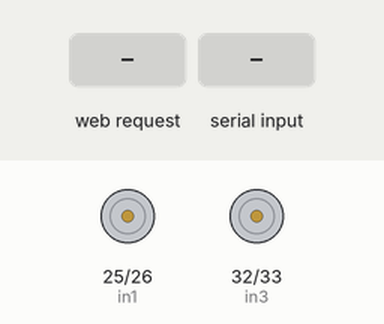
This program was run on a simulated ESP32. Shown: motor-driver pin pairs drawn as motors (green arrow = first pin HIGH = forward, orange = second pin HIGH = backward, longer = more drive). The test bench sets the inputs (shaded band). WiFi joins after 1.5 s; servers stay silent unless stated; what the program prints to the serial monitor is not drawn.

Above: at 2.7 s.
2.8 s: HTTP request GET /f received
At 3.3 s:
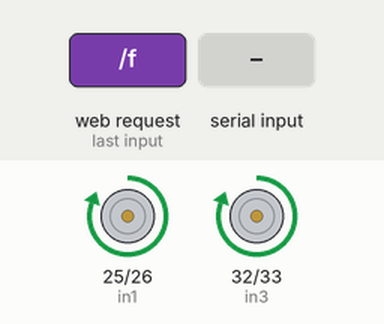
4.3 s: "b\n" received over Serial
At 5.5 s:
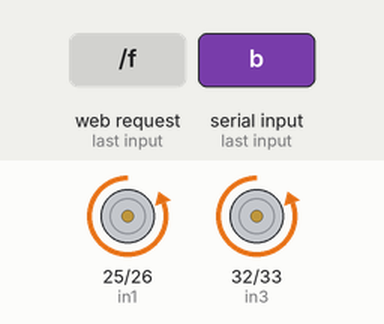
5.8 s: HTTP request GET /fl received
At 6.7 s:
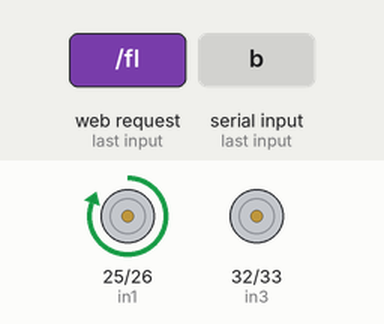
7.3 s: "fr\n" received over Serial
At 7.9 s:
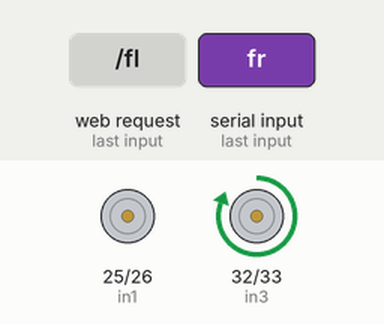
8.8 s: HTTP request GET /lb received
At 10.0 s:
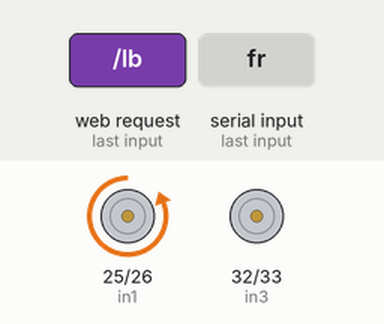
10.3 s: "br\n" received over Serial
At 11.3 s:
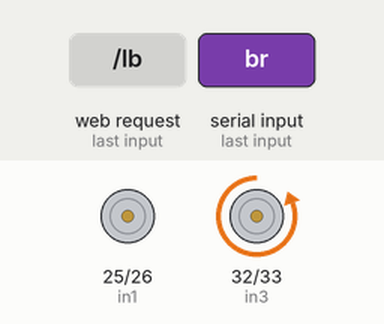
Timing chart, 0 to 12.8 s (numbered marks = the images above; inputs shaded):
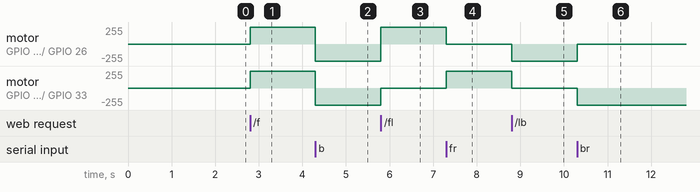

The program:

main.cpp
```cpp
#include <Arduino.h>
#include <WiFi.h>
#include <WebServer.h>

const char* ssid = WIFI_SSID;
const char* password = WIFI_PASSWORD;

WebServer server(80);

const char* htmlPage = R"rawliteral(
<!DOCTYPE html>
<html>
<head>
<title>ESP32 Car Control</title>
<style>
  body { text-align: center; font-family: Arial; margin-top: 50px; }
  .key { display: inline-block; padding: 20px; margin: 10px; background-color: #eee; border-radius: 5px; font-weight: bold; }
  .active { background-color: #ccc; }
</style>
<script>
  let currentKey = null;
  function sendCommand(cmd) {
    fetch('/' + cmd).catch(e => console.error(e));
  }
  document.addEventListener('keydown', function(event) {
    if (event.repeat) return;
    let cmd = null;
    let keyId = null;
    switch(event.key.toLowerCase()) {
      case 'w': cmd = 'f'; keyId = 'w'; break;
      case 'a': cmd = 'fl'; keyId = 'a'; break;
      case 's': cmd = 'b'; keyId = 's'; break;
      case 'd': cmd = 'fr'; keyId = 'd'; break;
      case 'q': cmd = 'lb'; keyId = 'q'; break;
      case 'e': cmd = 'rb'; keyId = 'e'; break;
    }
    if (cmd && currentKey !== cmd) {
      currentKey = cmd;
      sendCommand(cmd);
      if (keyId) document.getElementById('key-' + keyId).classList.add('active');
    }
  });
  document.addEventListener('keyup', function(event) {
    const key = event.key.toLowerCase();
    if (['w', 'a', 's', 'd', 'q', 'e'].includes(key)) {
      currentKey = null;
      sendCommand('s');
      if (document.getElementById('key-' + key)) {
        document.getElementById('key-' + key).classList.remove('active');
      }
    }
  });
</script>
</head>
<body>
  <h1>ESP32 Car Control</h1>
  <p>Use WASD to drive. Q for left-back, E for right-back.</p>
  <div>
    <div class="key" id="key-q">Q (Left Back)</div>
    <div class="key" id="key-w">W (Forward)</div>
    <div class="key" id="key-e">E (Right Back)</div><br>
    <div class="key" id="key-a">A (Left)</div>
    <div class="key" id="key-s">S (Backward)</div>
    <div class="key" id="key-d">D (Right)</div><br>
  </div>
</body>
</html>
)rawliteral";

// Motor A
int in1 = 25;
int in2 = 26;

// Motor B
int in3 = 32;
int in4 = 33;

// put function declarations here:
void forward();
void backward();
void forward_right();
void forward_left();
void backward_right();
void backward_left();
void stop();

void setup()
{
  // put your setup code here, to run once:
  pinMode(in1, OUTPUT);
  pinMode(in2, OUTPUT);
  pinMode(in3, OUTPUT);
  pinMode(in4, OUTPUT);

  Serial.begin(115200);

  // Connect to WiFi
  Serial.print("Connecting to WiFi");
  WiFi.begin(ssid, password);
  while (WiFi.status() != WL_CONNECTED) {
    delay(500);
    Serial.print(".");
  }
  Serial.println("\nWiFi connected.");
  Serial.print("IP address: ");
  Serial.println(WiFi.localIP());

  // Setup WebServer endpoints
  server.on("/", []() { server.send(200, "text/html", htmlPage); });
  server.on("/f", []() { forward(); server.send(200, "text/plain", "forward"); });
  server.on("/b", []() { backward(); server.send(200, "text/plain", "backward"); });
  server.on("/fl", []() { forward_left(); server.send(200, "text/plain", "forward left"); });
  server.on("/fr", []() { forward_right(); server.send(200, "text/plain", "forward right"); });
  server.on("/lb", []() { backward_left(); server.send(200, "text/plain", "left back"); });
  server.on("/rb", []() { backward_right(); server.send(200, "text/plain", "right back"); });
  server.on("/s", []() { stop(); server.send(200, "text/plain", "stop"); });

  server.begin();
}

void loop()
{
  // Handle web server requests
  server.handleClient();

  // put your main code here, to run repeatedly:
  if (Serial.available() > 0)
  {
    String data = Serial.readStringUntil('\n');
    data.trim();
    // Serial.println(data);

    // Forward & Backward
    if (data == "f")
    {
      forward();
    }
    else if (data == "b")
    {
      backward();
    }
    // Forward Turns
    else if (data == "fr")
    {
      forward_right();
    }
    else if (data == "fl")
    {
      forward_left();
    }
    // Backward Turns
    else if (data == "br")
    {
      backward_right();
    }
    else if (data == "bl")
    {
      backward_left();
    }
    // Full Stop
    else if (data == "s")
    {
      stop();
    }
    // Catch-all for unrecognized commands
    else
    {
      Serial.println("Invalid command. Use: f, b, fr, fl, br, bl, s");
    }
  }
}

// put function definitions here:
void forward()
{
  stop();
  digitalWrite(in1, HIGH);
  digitalWrite(in2, LOW);
  digitalWrite(in3, HIGH);
  digitalWrite(in4, LOW);
}

void backward()
{
  stop();
  digitalWrite(in1, LOW);
  digitalWrite(in2, HIGH);
  digitalWrite(in3, LOW);
  digitalWrite(in4, HIGH);
}

void forward_left()
{
  stop();
  digitalWrite(in1, HIGH);
  digitalWrite(in2, LOW);
  digitalWrite(in3, LOW);
  digitalWrite(in4, LOW);
}

void forward_right()
{
  stop();
  digitalWrite(in1, LOW);
  digitalWrite(in2, LOW);
  digitalWrite(in3, HIGH);
  digitalWrite(in4, LOW);
}

void backward_left()
{
  stop();
  digitalWrite(in1, LOW);
  digitalWrite(in2, HIGH);
  digitalWrite(in3, LOW);
  digitalWrite(in4, LOW);
}

void backward_right()
{
  stop();
  digitalWrite(in1, LOW);
  digitalWrite(in2, LOW);
  digitalWrite(in3, LOW);
  digitalWrite(in4, HIGH);
}

void stop()
{
  digitalWrite(in1, LOW);
  digitalWrite(in2, LOW);
  digitalWrite(in3, LOW);
  digitalWrite(in4, LOW);
}
```

Measured:
- after the input at 2.8 s, motor on GPIO 25 (in1) / GPIO 26 (in2), motor on GPIO 32 (in3) / GPIO 33 (in4): stopped → forward 255/255 at once
- after the input at 4.3 s, motor on GPIO 25 (in1) / GPIO 26 (in2), motor on GPIO 32 (in3) / GPIO 33 (in4): forward 255/255 → backward 255/255 at once
- after the input at 5.8 s, motor on GPIO 25 (in1) / GPIO 26 (in2): backward 255/255 → forward 255/255 at once; motor on GPIO 32 (in3) / GPIO 33 (in4): backward 255/255 → stopped at once
- after the input at 7.3 s, motor on GPIO 25 (in1) / GPIO 26 (in2): forward 255/255 → stopped at once; motor on GPIO 32 (in3) / GPIO 33 (in4): stopped → forward 255/255 at once
- after the input at 8.8 s, motor on GPIO 25 (in1) / GPIO 26 (in2): stopped → backward 255/255 at once; motor on GPIO 32 (in3) / GPIO 33 (in4): forward 255/255 → stopped at once
- after the input at 10.3 s, motor on GPIO 25 (in1) / GPIO 26 (in2): backward 255/255 → stopped at once; motor on GPIO 32 (in3) / GPIO 33 (in4): stopped → backward 255/255 at once
